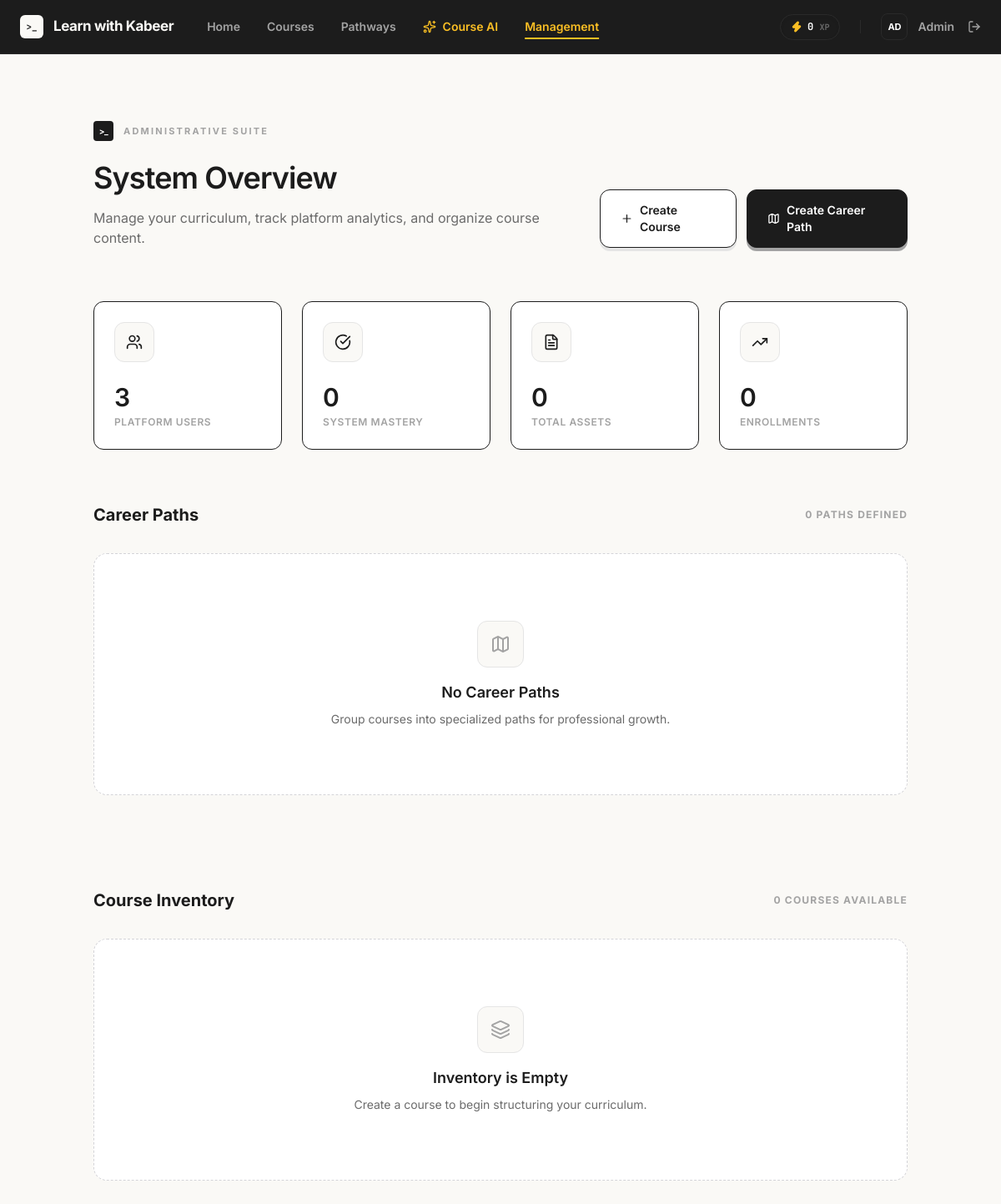
/admin (signed in), run on the app's committed database.
### tables this page shows
CREATE TABLE users (
            id INTEGER PRIMARY KEY AUTOINCREMENT,
            name TEXT NOT NULL,
            email TEXT NOT NULL UNIQUE,
            password_hash TEXT NOT NULL,
            is_admin INTEGER NOT NULL DEFAULT 0,
            created_at TEXT NOT NULL DEFAULT CURRENT_TIMESTAMP,
            total_xp INTEGER NOT NULL DEFAULT 0
        , is_pro INTEGER NOT NULL DEFAULT 0);

### app.py (the view)
@app.route("/admin")
@login_required
@admin_required
def admin_dashboard():
    courses = database.get_course_library(g.user)
    career_paths = database.get_career_paths()
    stats = database.get_admin_stats()
    return render_template("admin/dashboard.html", courses=courses, career_paths=career_paths, stats=stats)

### app.py (called while the page is built)
def login_required(view):
    @wraps(view)
    def wrapped_view(**kwargs):
        if g.user is None:
            flash("Sign in to save your progress.", "info")
            return redirect(url_for("login", next=request.path))
        return view(**kwargs)
    return wrapped_view

def admin_required(view):
    @wraps(view)
    def wrapped_view(**kwargs):
        if g.user is None or not g.user["is_admin"]:
            abort(403)
        return view(**kwargs)
    return wrapped_view

@app.before_request
def load_logged_in_user():
    user_id = session.get("user_id")
    g.user = database.get_user_by_id(user_id) if user_id else None

@app.context_processor
def inject_template_helpers():
    return {
        "current_user": g.get("user"),
        "lesson_url": lesson_url,
    }

### database.py (called while the page is built, shortened)
def get_db():
    if "db" not in g:
        g.db = sqlite3.connect(current_app.config["DATABASE"])
        g.db.row_factory = sqlite3.Row
        g.db.execute("PRAGMA foreign_keys = ON")
    return g.db

def get_user_by_id(user_id):
    return get_db().execute("SELECT * FROM users WHERE id = ?", (user_id,)).fetchone()

def get_course_library(user=None):
    db = get_db()
    query = """
        SELECT c.*,
               (SELECT COUNT(*) FROM lessons WHERE course_id = c.id) AS total_lessons,
               (SELECT COUNT(*) FROM progress WHERE course_id = c.id) AS enrolled_count
        FROM courses c
    """
    params = []
    if user:
        if user["is_admin"]:
            pass
        else:
            query += " WHERE c.user_id IS NULL OR c.user_id = ?"
            params.append(user["id"])
    else:
        query += " WHERE c.user_id IS NULL"
    query += """
        ORDER BY
            CASE c.status WHEN 'active' THEN 0 ELSE 1 END,
            c.id
    """
    courses = db.execute(query, params).fetchall()
    library = []
    return library

def get_career_paths(user_id=None):
    db = get_db()
    paths = db.execute("SELECT * FROM career_paths ORDER BY id DESC").fetchall()
    result = []
    return result

### templates/admin/dashboard.html (shortened to what this page needs)
{% extends "base.html" %}
{% block content %}
<main class="flex-1 overflow-y-auto bg-[#FAF9F6] font-sans selection:bg-[#1C1C1C] selection:text-white pb-20">
    <div class="mx-auto max-w-5xl px-6 py-12 md:py-20">
        <header class="mb-16 flex flex-col items-start justify-between gap-8 md:flex-row md:items-end">
            <div class="max-w-2xl">
                <div class="flex items-center gap-3 mb-6">
                    <span class="flex h-6 w-6 items-center justify-center rounded bg-[#1C1C1C] text-[10px] font-bold text-white tracking-tighter">
                        &gt;_
                    </span>
                    <span class="text-[11px] font-bold uppercase tracking-[0.2em] text-[#A3A3A3]">Administrative Suite</span>
                </div>
                <h1 class="text-3xl font-semibold tracking-tight text-[#1C1C1C] sm:text-4xl">
                    System Overview
                </h1>
                <p class="mt-4 text-base text-[#6B6B6B]">
                    Manage your curriculum, track platform analytics, and organize course content.
                </p>
            </div>
            <div class="flex w-full flex-col sm:w-auto sm:flex-row items-center gap-3">
                <a href="{{ url_for('admin_course_new') }}" class="flex w-full sm:w-auto items-center justify-center rounded-xl border border-[#1C1C1C] bg-white px-6 py-3.5 text-sm font-semibold text-[#1C1C1C] shadow-[0_4px_0_0_#E5E5E5] transition-all hover:translate-y-[2px] hover:shadow-[0_2px_0_0_#E5E5E5] active:translate-y-[4px] active:shadow-none focus:outline-none">
                    <i data-lucide="plus" class="mr-2 h-4 w-4"></i> Create Course
                </a>
                <a href="{{ url_for('admin_career_path_new') }}" class="flex w-full sm:w-auto items-center justify-center rounded-xl border border-[#1C1C1C] bg-[#1C1C1C] px-6 py-3.5 text-sm font-semibold text-white shadow-[0_4px_0_0_#A3A3A3] transition-all hover:translate-y-[2px] hover:shadow-[0_2px_0_0_#A3A3A3] active:translate-y-[4px] active:shadow-none focus:outline-none">
                    <i data-lucide="map" class="mr-2 h-4 w-4"></i> Create Career Path
                </a>
            </div>
        </header>
        <div class="mb-16 grid gap-6 sm:grid-cols-2 lg:grid-cols-4">
            <div class="flex flex-col justify-between rounded-xl border border-[#1C1C1C] bg-white p-6 transition-all duration-200 ease-out hover:-translate-y-1 hover:translate-x-1 hover:shadow-[-6px_6px_0_0_#1C1C1C]">
                <div class="mb-6 flex items-start justify-between">
                    <div class="flex h-12 w-12 items-center justify-center rounded-xl border border-[#E5E5E5] bg-[#FAF9F6] text-[#1C1C1C]">
                        <i data-lucide="users" class="h-5 w-5"></i>
                    </div>
                </div>
                <div>
                    <h3 class="text-3xl font-semibold text-[#1C1C1C]">{{ stats.total_users }}</h3>
                    <p class="mt-1 text-xs font-semibold uppercase tracking-wider text-[#A3A3A3]">Platform Users</p>
                </div>
            </div>
            <div class="flex flex-col justify-between rounded-xl border border-[#1C1C1C] bg-white p-6 transition-all duration-200 ease-out hover:-translate-y-1 hover:translate-x-1 hover:shadow-[-6px_6px_0_0_#1C1C1C]">
                <div class="mb-6 flex items-start justify-between">
                    <div class="flex h-12 w-12 items-center justify-center rounded-xl border border-[#E5E5E5] bg-[#FAF9F6] text-[#1C1C1C]">
                        <i data-lucide="check-circle" class="h-5 w-5"></i>
                    </div>
                </div>
                <div>
                    <h3 class="text-3xl font-semibold text-[#1C1C1C]">{{ stats.total_completions }}</h3>
                    <p class="mt-1 text-xs font-semibold uppercase tracking-wider text-[#A3A3A3]">System Mastery</p>
                </div>
            </div>
            <div class="flex flex-col justify-between rounded-xl border border-[#1C1C1C] bg-white p-6 transition-all duration-200 ease-out hover:-translate-y-1 hover:translate-x-1 hover:shadow-[-6px_6px_0_0_#1C1C1C]">
                <div class="mb-6 flex items-start justify-between">
                    <div class="flex h-12 w-12 items-center justify-center rounded-xl border border-[#E5E5E5] bg-[#FAF9F6] text-[#1C1C1C]">
                        <i data-lucide="file-text" class="h-5 w-5"></i>
                    </div>
                </div>
                <div>
                    <h3 class="text-3xl font-semibold text-[#1C1C1C]">{{ stats.total_lessons }}</h3>
                    <p class="mt-1 text-xs font-semibold uppercase tracking-wider text-[#A3A3A3]">Total Assets</p>
                </div>
            </div>
            <div class="flex flex-col justify-between rounded-xl border border-[#1C1C1C] bg-white p-6 transition-all duration-200 ease-out hover:-translate-y-1 hover:translate-x-1 hover:shadow-[-6px_6px_0_0_#1C1C1C]">
                <div class="mb-6 flex items-start justify-between">
                    <div class="flex h-12 w-12 items-center justify-center rounded-xl border border-[#E5E5E5] bg-[#FAF9F6] text-[#1C1C1C]">
                        <i data-lucide="trending-up" class="h-5 w-5"></i>
                    </div>
                </div>
                <div>
                    <h3 class="text-3xl font-semibold text-[#1C1C1C]">{{ stats.total_enrollments }}</h3>
                    <p class="mt-1 text-xs font-semibold uppercase tracking-wider text-[#A3A3A3]">Enrollments</p>
                </div>
            </div>
        </div>
        <div class="mb-20 space-y-8">
            <div class="flex items-center justify-between">
                <h2 class="text-xl font-bold text-[#1C1C1C]">Career Paths</h2>
                <span class="text-xs font-bold uppercase tracking-widest text-[#A3A3A3]">{{ career_paths|length }} Path{{ 's' if career_paths|length != 1 else '' }} Defined</span>
            </div>
            {% if not career_paths %}
                <div class="flex flex-col items-center justify-center rounded-2xl border border-dashed border-[#D4D4D8] bg-white py-20 text-center">
                    <div class="mb-4 flex h-14 w-14 items-center justify-center rounded-xl border border-[#E5E5E5] bg-[#FAF9F6] text-[#A3A3A3]">
                        <i data-lucide="map" class="h-6 w-6"></i>
                    </div>
                    <h3 class="text-lg font-semibold text-[#1C1C1C]">No Career Paths</h3>
                    <p class="mt-2 text-sm text-[#6B6B6B]">Group courses into specialized paths for professional growth.</p>
                </div>
            {% endif %}
        </div>
        <div class="space-y-8">
            <div class="flex items-center justify-between">
                <h2 class="text-xl font-bold text-[#1C1C1C]">Course Inventory</h2>
                <span class="text-xs font-bold uppercase tracking-widest text-[#A3A3A3]">{{ courses|length }} Course{{ 's' if courses|length != 1 else '' }} Available</span>
            </div>
            {% if not courses %}
                <div class="flex flex-col items-center justify-center rounded-2xl border border-dashed border-[#D4D4D8] bg-white py-20 text-center">
                    <div class="mb-4 flex h-14 w-14 items-center justify-center rounded-xl border border-[#E5E5E5] bg-[#FAF9F6] text-[#A3A3A3]">
                        <i data-lucide="layers" class="h-6 w-6"></i>
                    </div>
                    <h3 class="text-lg font-semibold text-[#1C1C1C]">Inventory is Empty</h3>
                    <p class="mt-2 text-sm text-[#6B6B6B]">Create a course to begin structuring your curriculum.</p>
                </div>
            {% endif %}
        </div>
    </div>
</main>
{% endblock %}

### templates/base.html (shortened to what this page needs)
<!DOCTYPE html>
<html lang="en">
<head>
    <script src="https://cdn.tailwindcss.com?plugins=typography"></script>
</head>
<body class="h-screen overflow-hidden bg-gray-50 text-gray-900 font-sans antialiased flex flex-col">
    <nav class="sticky top-0 z-50 flex-none border-b border-[#2A2A2A] bg-[#1C1C1C] px-6 transition-all duration-300">
        <div class="mx-auto flex h-16 max-w-6xl items-center justify-between">
            <div class="flex items-center gap-10">
                <a href="/" class="flex items-center gap-3 group" aria-label="Learn with Kabeer home">
                    <div class="flex h-7 w-7 items-center justify-center rounded-[6px] bg-[#FAF9F6] font-mono text-[11px] font-bold text-[#1C1C1C] transition-transform duration-200 group-hover:scale-105">
                        &gt;_
                    </div>
                    <span class="font-sans text-[17px] font-bold tracking-tight text-[#FAF9F6]">Learn with Kabeer</span>
                </a>
                <div class="hidden items-center gap-8 text-sm font-semibold text-[#A3A3A3] md:flex">
                    {% if current_user %}
                        <a href="{{ url_for('home') }}" class="transition-colors hover:text-[#FAF9F6] {% if request.endpoint == 'home' %}text-[#FAF9F6]{% endif %}">Home</a>
                        <a href="{{ url_for('courses') }}" class="transition-colors hover:text-[#FAF9F6] {% if request.endpoint == 'courses' %}text-[#FAF9F6]{% endif %}">Courses</a>
                        <a href="{{ url_for('career_paths') }}" class="transition-colors hover:text-[#FAF9F6] {% if request.endpoint == 'career_paths' %}text-[#FAF9F6]{% endif %}">Pathways</a>
                        <a href="{{ url_for('cod_interface') }}" class="flex items-center gap-2 text-amber-400 transition-colors hover:text-amber-300 {% if request.endpoint == 'cod_interface' %}text-amber-300{% endif %}">
                            <i data-lucide="sparkles" class="h-4 w-4"></i>
                            <span>Course AI</span>
                        </a>
                        {% if current_user['is_admin'] %}
                            <a href="{{ url_for('admin_dashboard') }}" class="text-amber-400 transition-colors hover:text-amber-300 {% if request.endpoint and request.endpoint.startswith('admin_') %}text-amber-300 underline underline-offset-8 decoration-2{% endif %}">Management</a>
                        {% endif %}
                    {% endif %}
                </div>
            </div>
            <div class="flex items-center gap-6">
                <div class="flex items-center gap-6 text-sm font-semibold text-[#A3A3A3]">
                    {% if current_user %}
                        <div class="hidden items-center gap-4 md:flex">
                            <div class="xp-pill flex items-center gap-1.5 rounded-full border border-[#2A2A2A] bg-[#1C1C1C] px-3 py-1.5 shadow-inner transition-all duration-300">
                                <i data-lucide="zap" class="h-3.5 w-3.5 fill-amber-400 text-amber-400"></i>
                                <span class="font-mono text-xs font-bold text-white"><span class="xp-value">{{ current_user['total_xp'] }}</span> <span class="text-[10px] text-[#6B6B6B]">XP</span></span>
                            </div>
                        </div>
                        <div class="flex items-center gap-4">
                            <a href="{{ url_for('settings') }}" class="group flex items-center gap-3 transition-colors hover:text-white">
                                <div class="flex h-8 w-8 items-center justify-center rounded-lg border border-[#2A2A2A] bg-[#1C1C1C] text-[11px] font-bold text-white transition-all group-hover:border-white/20">
                                    {{ current_user['name'][:2].upper() }}
                                </div>
                                <span class="text-sm font-semibold">{{ current_user["name"].split(' ')[0] }}</span>
                            </a>
                            <form action="{{ url_for('logout') }}" method="post" class="inline">
                                <button type="submit" class="flex items-center gap-2 transition-colors hover:text-[#FAF9F6]" title="Sign Out">
                                    <i data-lucide="log-out" class="h-4 w-4"></i>
                                </button>
                            </form>
                        </div>
                    {% endif %}
                </div>
            </div>
        </div>
    </nav>
    {% block content %}{% endblock %}
</body>
</html>

### templates/base.html (style rules this page uses)
html { scroll-behavior: smooth; font-feature-settings: "ss03", "cv11"; }

### data on the page
users: total_xp "0", name "AD", name "Admin"

### other printed values
{{ stats.total_users }} "3"
{{ stats.total_completions }} "0"
{{ stats.total_lessons }} "0"
{{ stats.total_enrollments }} "0"
{{ career_paths|length }} "0"
{{ 's' if career_paths|length != 1 else '' }} "S"
{{ courses|length }} "0"
{{ 's' if courses|length != 1 else '' }} "S"
